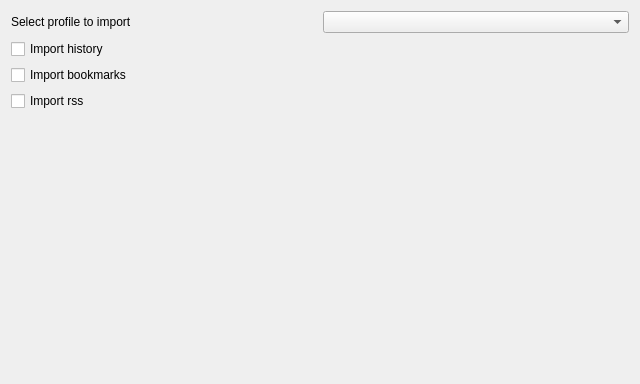
<?xml version="1.0" encoding="UTF-8"?>
<ui version="4.0">
 <class>FirefoxProfileSelectPage</class>
 <widget class="QWizardPage" name="FirefoxProfileSelectPage">
  <property name="geometry">
   <rect>
    <x>0</x>
    <y>0</y>
    <width>640</width>
    <height>384</height>
   </rect>
  </property>
  <property name="windowTitle">
   <string/>
  </property>
  <layout class="QVBoxLayout" name="verticalLayout_3">
   <item>
    <layout class="QVBoxLayout" name="verticalLayout_2">
     <item>
      <layout class="QHBoxLayout" name="horizontalLayout">
       <item>
        <widget class="QLabel" name="Label_">
         <property name="text">
          <string>Select profile to import</string>
         </property>
        </widget>
       </item>
       <item>
        <widget class="QComboBox" name="ProfileList_"/>
       </item>
      </layout>
     </item>
     <item>
      <layout class="QVBoxLayout" name="verticalLayout">
       <item>
        <widget class="QCheckBox" name="HistoryImport_">
         <property name="text">
          <string>Import history</string>
         </property>
        </widget>
       </item>
       <item>
        <widget class="QCheckBox" name="BookmarksImport_">
         <property name="text">
          <string>Import bookmarks </string>
         </property>
        </widget>
       </item>
       <item>
        <widget class="QCheckBox" name="RssImport_">
         <property name="text">
          <string>Import rss</string>
         </property>
        </widget>
       </item>
      </layout>
     </item>
    </layout>
   </item>
   <item>
    <spacer name="verticalSpacer">
     <property name="orientation">
      <enum>Qt::Vertical</enum>
     </property>
     <property name="sizeHint" stdset="0">
      <size>
       <width>20</width>
       <height>264</height>
      </size>
     </property>
    </spacer>
   </item>
  </layout>
 </widget>
 <resources/>
 <connections/>
</ui>
